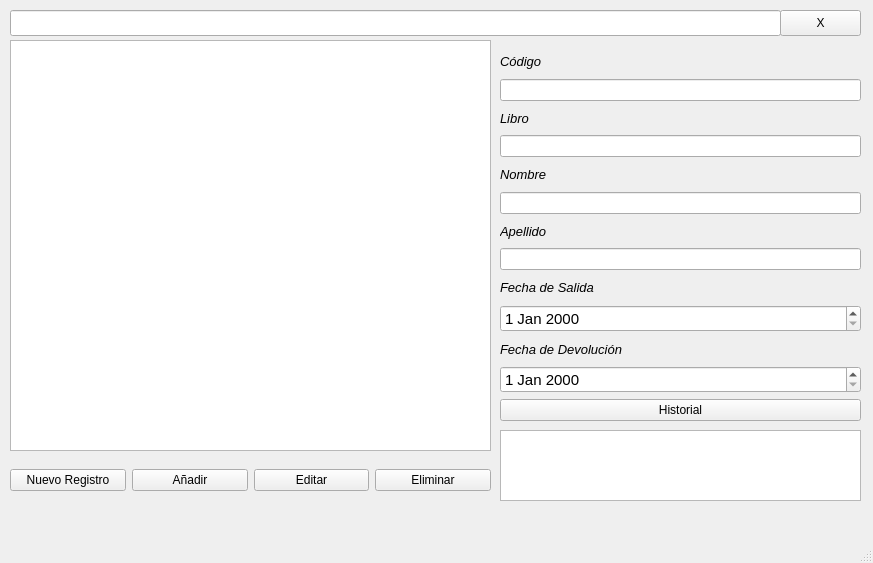
<?xml version="1.0" encoding="UTF-8"?>
<ui version="4.0">
 <class>LoansWindow</class>
 <widget class="QMainWindow" name="LoansWindow">
  <property name="geometry">
   <rect>
    <x>0</x>
    <y>0</y>
    <width>873</width>
    <height>563</height>
   </rect>
  </property>
  <property name="windowTitle">
   <string>BiblioOrg | Prestamos</string>
  </property>
  <widget class="QWidget" name="centralwidget">
   <widget class="QTableView" name="tableView">
    <property name="geometry">
     <rect>
      <x>10</x>
      <y>40</y>
      <width>481</width>
      <height>411</height>
     </rect>
    </property>
   </widget>
   <widget class="QLineEdit" name="searchtxt">
    <property name="geometry">
     <rect>
      <x>10</x>
      <y>10</y>
      <width>771</width>
      <height>26</height>
     </rect>
    </property>
   </widget>
   <widget class="QPushButton" name="resetbtn">
    <property name="geometry">
     <rect>
      <x>780</x>
      <y>10</y>
      <width>81</width>
      <height>26</height>
     </rect>
    </property>
    <property name="text">
     <string>X</string>
    </property>
   </widget>
   <widget class="QListWidget" name="listWidget">
    <property name="geometry">
     <rect>
      <x>500</x>
      <y>430</y>
      <width>361</width>
      <height>71</height>
     </rect>
    </property>
   </widget>
   <widget class="QWidget" name="">
    <property name="geometry">
     <rect>
      <x>500</x>
      <y>50</y>
      <width>361</width>
      <height>371</height>
     </rect>
    </property>
    <layout class="QVBoxLayout" name="verticalLayout">
     <item>
      <widget class="QLabel" name="codelabel">
       <property name="font">
        <font>
         <pointsize>10</pointsize>
         <italic>true</italic>
        </font>
       </property>
       <property name="text">
        <string>Código</string>
       </property>
      </widget>
     </item>
     <item>
      <widget class="QLineEdit" name="codetxt"/>
     </item>
     <item>
      <widget class="QLabel" name="booklabel">
       <property name="font">
        <font>
         <pointsize>10</pointsize>
         <italic>true</italic>
        </font>
       </property>
       <property name="text">
        <string>Libro</string>
       </property>
      </widget>
     </item>
     <item>
      <widget class="QLineEdit" name="booktxt"/>
     </item>
     <item>
      <widget class="QLabel" name="namelabel">
       <property name="font">
        <font>
         <pointsize>10</pointsize>
         <italic>true</italic>
        </font>
       </property>
       <property name="text">
        <string>Nombre</string>
       </property>
      </widget>
     </item>
     <item>
      <widget class="QLineEdit" name="nametxt"/>
     </item>
     <item>
      <widget class="QLabel" name="lastnamelabel">
       <property name="font">
        <font>
         <pointsize>10</pointsize>
         <italic>true</italic>
        </font>
       </property>
       <property name="text">
        <string>Apellido</string>
       </property>
      </widget>
     </item>
     <item>
      <widget class="QLineEdit" name="lastnametxt"/>
     </item>
     <item>
      <widget class="QLabel" name="departuredatelabel">
       <property name="font">
        <font>
         <pointsize>10</pointsize>
         <italic>true</italic>
        </font>
       </property>
       <property name="text">
        <string>Fecha de Salida</string>
       </property>
      </widget>
     </item>
     <item>
      <widget class="QDateEdit" name="departuredateEdit">
       <property name="font">
        <font>
         <pointsize>11</pointsize>
        </font>
       </property>
      </widget>
     </item>
     <item>
      <widget class="QLabel" name="datelabel">
       <property name="font">
        <font>
         <pointsize>10</pointsize>
         <italic>true</italic>
        </font>
       </property>
       <property name="text">
        <string>Fecha de Devolución</string>
       </property>
      </widget>
     </item>
     <item>
      <widget class="QDateEdit" name="dateEdit">
       <property name="font">
        <font>
         <pointsize>11</pointsize>
        </font>
       </property>
      </widget>
     </item>
     <item>
      <widget class="QPushButton" name="Historybtn">
       <property name="text">
        <string>Historial</string>
       </property>
      </widget>
     </item>
    </layout>
   </widget>
   <widget class="QWidget" name="">
    <property name="geometry">
     <rect>
      <x>10</x>
      <y>460</y>
      <width>481</width>
      <height>41</height>
     </rect>
    </property>
    <layout class="QHBoxLayout" name="horizontalLayout">
     <item>
      <widget class="QPushButton" name="newbtn">
       <property name="text">
        <string>Nuevo Registro</string>
       </property>
      </widget>
     </item>
     <item>
      <widget class="QPushButton" name="addbtn">
       <property name="text">
        <string>Añadir</string>
       </property>
      </widget>
     </item>
     <item>
      <widget class="QPushButton" name="editbtn">
       <property name="text">
        <string>Editar</string>
       </property>
      </widget>
     </item>
     <item>
      <widget class="QPushButton" name="deletbtn">
       <property name="text">
        <string>Eliminar</string>
       </property>
      </widget>
     </item>
    </layout>
   </widget>
  </widget>
  <widget class="QMenuBar" name="menubar">
   <property name="geometry">
    <rect>
     <x>0</x>
     <y>0</y>
     <width>873</width>
     <height>33</height>
    </rect>
   </property>
  </widget>
  <widget class="QStatusBar" name="statusbar"/>
 </widget>
 <resources/>
 <connections/>
</ui>
